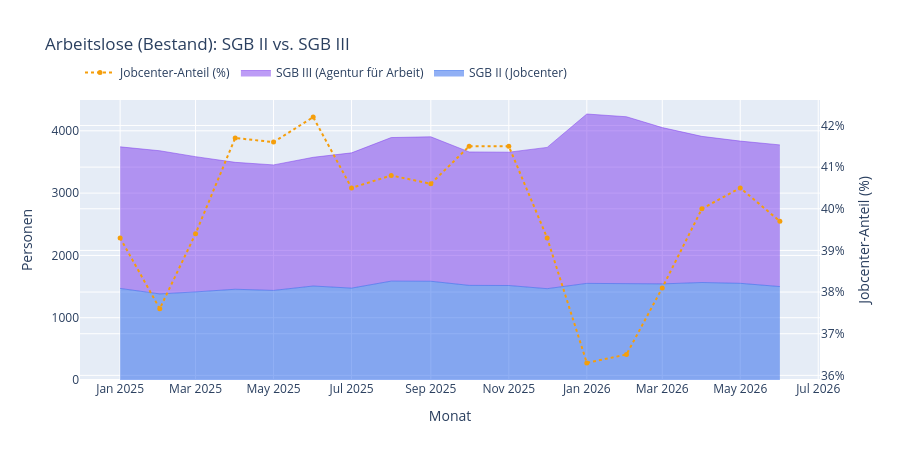

Notebook code cell kept with this figure:
### Markdown cell above
## 1. Jobcenter-Anteil am Arbeitslosenbestand insgesamt

Von allen Arbeitslosen in Regensburg fällt nur ein Teil in die Zuständigkeit des Jobcenters (Rechtskreis SGB II) — der Rest liegt bei der Agentur für Arbeit (Rechtskreis SGB III, z. B. Empfänger von Arbeitslosengeld I).

### Code cell
fig = go.Figure()
fig.add_trace(go.Scatter(
    x=vergleich.index.to_timestamp(), y=vergleich["Arbeitslose (Bestand): SGB II"], name="SGB II (Jobcenter)",
    mode="lines", stackgroup="bestand", line=dict(color="#2563eb", width=0.5),
))
fig.add_trace(go.Scatter(
    x=vergleich.index.to_timestamp(), y=vergleich["Arbeitslose (Bestand): SGB III"], name="SGB III (Agentur für Arbeit)",
    mode="lines", stackgroup="bestand", line=dict(color="#7c3aed", width=0.5),
))
fig.add_trace(go.Scatter(
    x=vergleich.index.to_timestamp(), y=vergleich["Arbeitslose (Bestand): Jobcenter-Anteil (%)"], name="Jobcenter-Anteil (%)",
    mode="lines+markers", line=dict(color="#f59e0b", dash="dot"), marker=dict(size=5), yaxis="y2",
))
fig.update_layout(
    title="Arbeitslose (Bestand): SGB II vs. SGB III",
    yaxis=dict(title="Personen"),
    yaxis2=dict(title="Jobcenter-Anteil (%)", overlaying="y", side="right", ticksuffix="%"),
    xaxis_title="Monat", hovermode="x unified", legend=dict(orientation="h", y=1.15), height=460,
)
fig

### Figure 1 — Plotly figure (JSON) as saved in the notebook; plotly's stock layout.template omitted (floating-point values rounded to 4 significant figures)
{"data": [{"line": {"color": "#2563eb", "width": 0.5}, "mode": "lines", "name": "SGB II (Jobcenter)", "stackgroup": "bestand", "type": "scatter", "x": ["2025-01-01T00:00:00", "2025-02-01T00:00:00", "2025-03-01T00:00:00", "2025-04-01T00:00:00", "2025-05-01T00:00:00", "2025-06-01T00:00:00", "2025-07-01T00:00:00", "2025-08-01T00:00:00", "2025-09-01T00:00:00", "2025-10-01T00:00:00", "2025-11-01T00:00:00", "2025-12-01T00:00:00", "2026-01-01T00:00:00", "2026-02-01T00:00:00", "2026-03-01T00:00:00", "2026-04-01T00:00:00", "2026-05-01T00:00:00", "2026-06-01T00:00:00"], "y": [1470.0, 1382.0, 1414.0, 1457.0, 1438.0, 1509.0, 1475.0, 1587.0, 1585.0, 1519.0, 1517.0, 1466.0, 1551.0, 1542.0, 1543.0, 1565.0, 1552.0, 1500.0]}, {"line": {"color": "#7c3aed", "width": 0.5}, "mode": "lines", "name": "SGB III (Agentur für Arbeit)", "stackgroup": "bestand", "type": "scatter", "x": ["2025-01-01T00:00:00", "2025-02-01T00:00:00", "2025-03-01T00:00:00", "2025-04-01T00:00:00", "2025-05-01T00:00:00", "2025-06-01T00:00:00", "2025-07-01T00:00:00", "2025-08-01T00:00:00", "2025-09-01T00:00:00", "2025-10-01T00:00:00", "2025-11-01T00:00:00", "2025-12-01T00:00:00", "2026-01-01T00:00:00", "2026-02-01T00:00:00", "2026-03-01T00:00:00", "2026-04-01T00:00:00", "2026-05-01T00:00:00", "2026-06-01T00:00:00"], "y": [2273.0, 2298.0, 2171.0, 2037.0, 2015.0, 2066.0, 2171.0, 2305.0, 2319.0, 2142.0, 2140.0, 2268.0, 2719.0, 2684.0, 2509.0, 2346.0, 2283.0, 2274.0]}, {"line": {"color": "#f59e0b", "dash": "dot"}, "marker": {"size": 5}, "mode": "lines+markers", "name": "Jobcenter-Anteil (%)", "type": "scatter", "x": ["2025-01-01T00:00:00", "2025-02-01T00:00:00", "2025-03-01T00:00:00", "2025-04-01T00:00:00", "2025-05-01T00:00:00", "2025-06-01T00:00:00", "2025-07-01T00:00:00", "2025-08-01T00:00:00", "2025-09-01T00:00:00", "2025-10-01T00:00:00", "2025-11-01T00:00:00", "2025-12-01T00:00:00", "2026-01-01T00:00:00", "2026-02-01T00:00:00", "2026-03-01T00:00:00", "2026-04-01T00:00:00", "2026-05-01T00:00:00", "2026-06-01T00:00:00"], "y": [39.3, 37.6, 39.4, 41.7, 41.6, 42.2, 40.5, 40.8, 40.6, 41.5, 41.5, 39.3, 36.3, 36.5, 38.1, 40.0, 40.5, 39.7], "yaxis": "y2"}], "layout": {"height": 460, "hovermode": "x unified", "legend": {"orientation": "h", "y": 1.15}, "title": {"text": "Arbeitslose (Bestand): SGB II vs. SGB III"}, "xaxis": {"title": {"text": "Monat"}}, "yaxis": {"title": {"text": "Personen"}}, "yaxis2": {"overlaying": "y", "side": "right", "ticksuffix": "%", "title": {"text": "Jobcenter-Anteil (%)"}}}}
